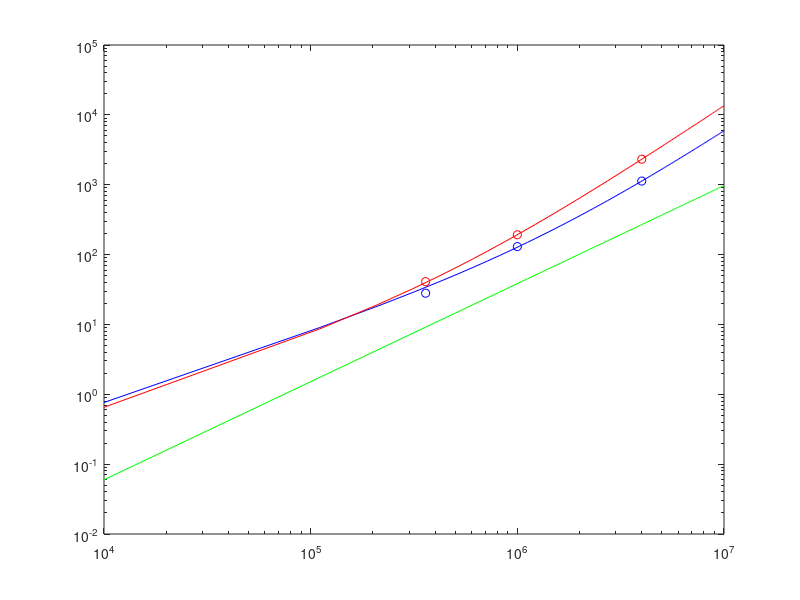

MATLAB code for this plot:
%eig = [1.0000000147759371       0.99996282169991801       0.99997690069335010       0.99991230483435101       0.99988968601160300       0.99985955732142329       0.99995374065172082       0.99988822602672434       0.99977979156123553       0.99970662137672228       0.99979534930547365       0.99978099473814619       0.99976123463151412       0.99967199892226344       0.99965907455946001       0.99965009393114845       0.99969654979977385       0.99956377030118115       0.99958249428926949       0.99962491447964341       0.99958837565785841       0.99946782980923721       0.99945044192041943       0.99941010406770081       0.99930350331533357       0.99945279761783901       0.99942794404782631       0.99943060439445308       0.99939767135368451       0.99925747791175190       0.99931904996273746       0.99920351191423906       0.99925526742463988       0.99916551593022152       0.99919273813497922       0.99911267527260716       0.99905829619864062       0.99919148733765883       0.99918748834901305       0.99907214766463581       0.99897860809391870       0.99894943740342212       0.99899250062304001       0.99884493924546613       0.99889493109476657       0.99891114771629952       0.99890416563986795       0.99890536060426094       0.99883970279308743       0.99879103078697018    ] ;
%eig = eig*-1 + max(eig) +1e-10;
%plot(eig)

%for N = 90601
clear
close all
Ns = [600*600, 1000*1000, 2000*2000];%, 1000*1000];
t = [28, 130, 1128];
t2 = [41, 192,2315];
x0 = [1, 1];
x1 = [1, 1.5];
F = @(x, N) x(1)*N + x(2)*N.^2;
G = @(x,N) x(1)*N.^x(2);
linsys = lsqcurvefit(F, x0, Ns, t);
arnoldi = lsqcurvefit(F, x0, Ns, t2);
linsys2 = lsqcurvefit(G,x1, Ns,t);

Nspace = linspace(100*100,10e6,100);
loglog(Nspace, F(linsys,Nspace), 'b');
hold on
loglog(Nspace, F(arnoldi,Nspace), 'r')
loglog(Ns, t, 'ob')
loglog(Ns, t2, 'or')
loglog(Nspace, G(linsys2, Nspace), 'g')

ExpectedTimeLinsys = F(linsys, 8e6)
ExpectedLinsys2 = G(linsys2,8e6)